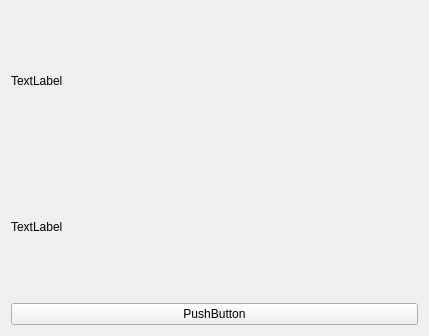
<?xml version="1.0" encoding="UTF-8"?>
<ui version="4.0">
 <class>MyWidget</class>
 <widget class="QWidget" name="MyWidget">
  <property name="geometry">
   <rect>
    <x>0</x>
    <y>0</y>
    <width>429</width>
    <height>336</height>
   </rect>
  </property>
  <property name="windowTitle">
   <string>MyWidget</string>
  </property>
  <layout class="QVBoxLayout" name="verticalLayout">
   <item>
    <widget class="Mylabel" name="label">
     <property name="text">
      <string>TextLabel</string>
     </property>
    </widget>
   </item>
   <item>
    <widget class="Mylabel" name="label_2">
     <property name="text">
      <string>TextLabel</string>
     </property>
    </widget>
   </item>
   <item>
    <widget class="Mybotton" name="pushButton">
     <property name="text">
      <string>PushButton</string>
     </property>
    </widget>
   </item>
  </layout>
 </widget>
 <layoutdefault spacing="6" margin="11"/>
 <customwidgets>
  <customwidget>
   <class>Mylabel</class>
   <extends>QLabel</extends>
   <header location="global">mylabel.h</header>
  </customwidget>
  <customwidget>
   <class>Mybotton</class>
   <extends>QPushButton</extends>
   <header location="global">mybotton.h</header>
  </customwidget>
 </customwidgets>
 <resources/>
 <connections/>
</ui>
